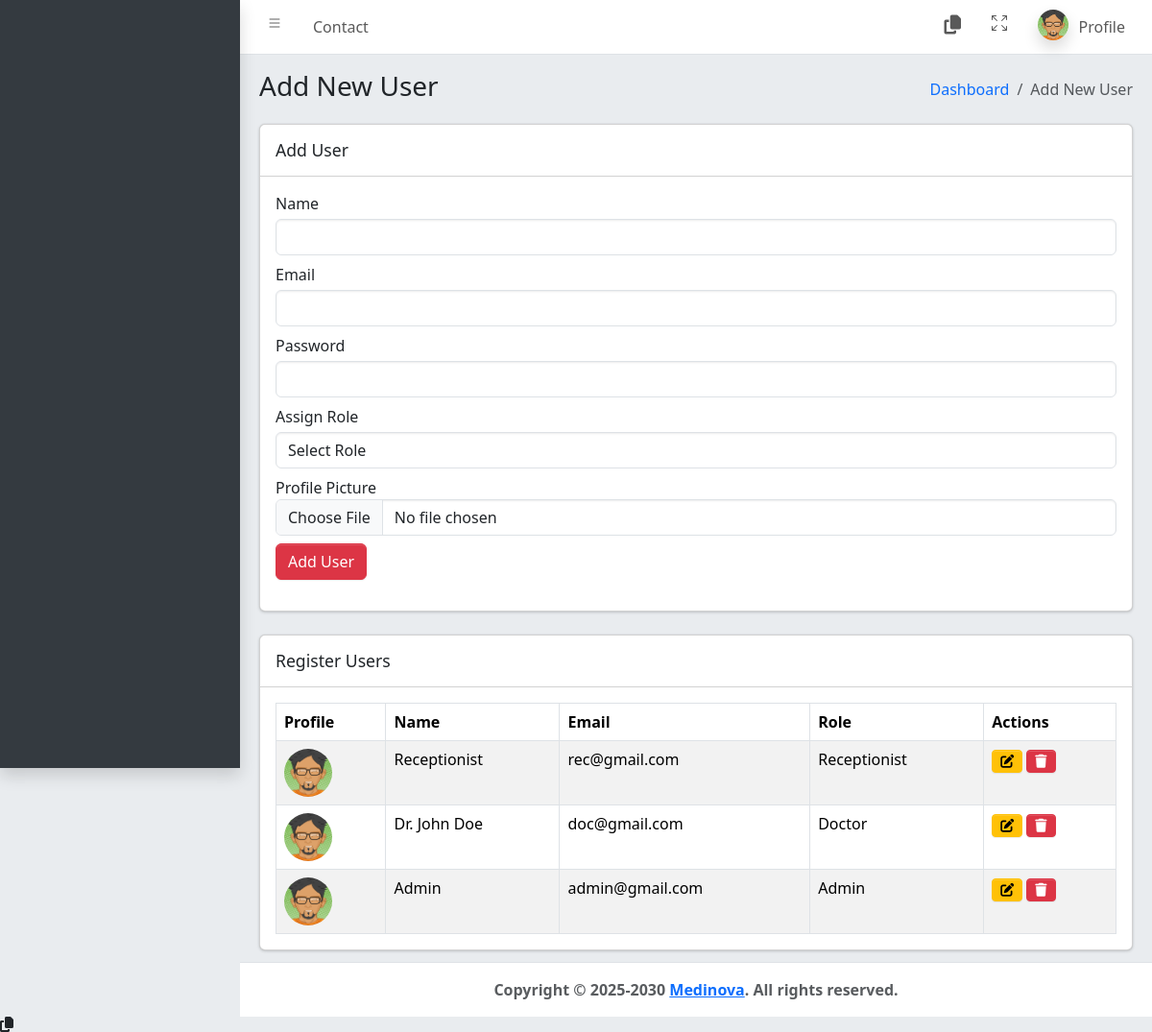
Screenshot of /admin/add_users.php with the database file from the repository.
### tables this page shows
CREATE TABLE `users` (
  `id` int(11) NOT NULL,
  `name` varchar(100) NOT NULL,
  `email` varchar(100) NOT NULL,
  `password` varchar(255) NOT NULL,
  `role` enum('Admin','Doctor','Receptionist') NOT NULL DEFAULT 'Receptionist',
  `created_at` timestamp NOT NULL DEFAULT current_timestamp(),
  `profile_picture` varchar(255) DEFAULT 'default.png'
);

### admin/add_users.php (the view, shortened to what this page needs)
<?php
include('config.php');
include('Include/header.php');
include('Include/navbar.php');
include('Include/sidebar.php');
$users = $conn->query("SELECT * FROM users ORDER BY id DESC");
?>
<main class="app-main">
    <div class="app-content-header">
        <div class="container-fluid">
            <div class="row">
                <div class="col-sm-6">
                    <h3 class="mb-0">Add New User</h3>
                </div>
                <div class="col-sm-6">
                    <ol class="breadcrumb float-sm-end">
                        <li class="breadcrumb-item"><a href="index.php">Dashboard</a></li>
                        <li class="breadcrumb-item active">Add New User</li>
                    </ol>
                </div>
            </div>
        </div>
    </div>
    <div class="app-content">
        <div class="container-fluid">
            <div class="card">
                <div class="card-header">
                    <h4 class="card-title">Add User</h4>
                </div>
                <div class="card-body">
                    <form method="POST" enctype="multipart/form-data">
                        <div class="form-group mb-2">
                            <label class="mb-1">Name</label>
                            <input type="text" name="name" class="form-control" required>
                        </div>
                        <div class="form-group mb-2">
                            <label class="mb-1">Email</label>
                            <input type="email" name="email" class="form-control" required>
                        </div>
                        <div class="form-group mb-2">
                            <label class="mb-1">Password</label>
                            <input type="password" name="password" class="form-control" required>
                        </div>
                        <div class="form-group mb-2">
                            <label class="mb-1">Assign Role</label>
                            <select name="role" class="form-control" required>
                                <option value="" disabled selected>Select Role</option>
                            </select>
                        </div>
                        <div class="form-group mb-2">
                            <label>Profile Picture</label>
                            <input type="file" name="profile_picture" class="form-control" required>
                        </div>
                        <button type="submit" name="add_user" class="btn btn-danger">Add User</button>
                    </form>
                </div>
            </div>
            <div class="card mt-4">
                <div class="card-header">
                    <h4 class="card-title">Register Users</h4>
                </div>
                <div class="card-body">
                    <table class="table table-bordered table-striped">
                        <thead>
                            <tr>
                                <th>Profile</th>
                                <th>Name</th>
                                <th>Email</th>
                                <th>Role</th>
                                <th>Actions</th>
                            </tr>
                        </thead>
                        <tbody>
                            <?php while ($row = $users->fetch_assoc()) : ?>
                                <tr>
                                    <td>
                                        <img src="uploads/<?= $row['profile_picture']; ?>" width="50" height="50" class="rounded-circle">
                                    </td>
                                    <td><?= $row['name']; ?></td>
                                    <td><?= $row['email']; ?></td>
                                    <td><?= ucfirst($row['role']); ?></td>
                                    <td>
                                        <button class="btn btn-warning btn-sm editUserBtn"
                                            data-id="<?= $row['id']; ?>"
                                            data-name="<?= $row['name']; ?>"
                                            data-email="<?= $row['email']; ?>"
                                            data-role="<?= $row['role']; ?>">
                                            <i class="fas fa-edit"></i>
                                        </button>
                                        <form method="POST" style="display:inline;">
                                            <button type="submit" class="btn btn-danger btn-sm" onclick="return confirm('Are you sure?')">
                                                <i class="fas fa-trash"></i>
                                            </button>
                                        </form>
                                    </td>
                                </tr>
                            <?php endwhile; ?>
                        </tbody>
                    </table>
                </div>
            </div>
        </div>
    </div>
</main>
<?php include('Include/footer.php'); ?>

### rows the page displays
users: profile_picture (placeholder picture), name "Receptionist", email "rec@gmail.com", role "Receptionist"
users: profile_picture (placeholder picture), name "Dr. John Doe", email "doc@gmail.com", role "Doctor"
users: profile_picture (placeholder picture), name "Admin", email "admin@gmail.com", role "Admin"
